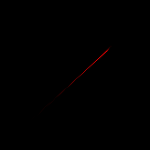
Frame 1 (no input)
Frame 60 (no input): identical to frame 1, image omitted
Frame 120 (the mouse pressed at the canvas centre since frame 60): identical to frame 1, image omitted

The p5.js sketch that drew this single still picture (run headless with seeded random() and noise() and a simulated clock; from frame 60 on, the mouse is pressed at the canvas centre):

// p5.js sketch
// ── sketch.js
var x1,y1,x2,y2,x3,y3;

function setup() {
  createCanvas(150, 150);
  frameRate(30);
  randomize();
  
  b = createButton("Run Sketch Again");
  b.mousePressed(randomize);
  
  b.style('margin-top','10px');
}

function randomize(){
  
  x1 = random(width);
  x2 = random(width);
  x3 = random(width);
  
  y1 = random(height);
  y2 = random(height);
  y3 = random(height);
}

function draw() {
  background(0);
  fill(222,0,0);
  triangle(x1,y1,x2,y2,x3,y3);
}
